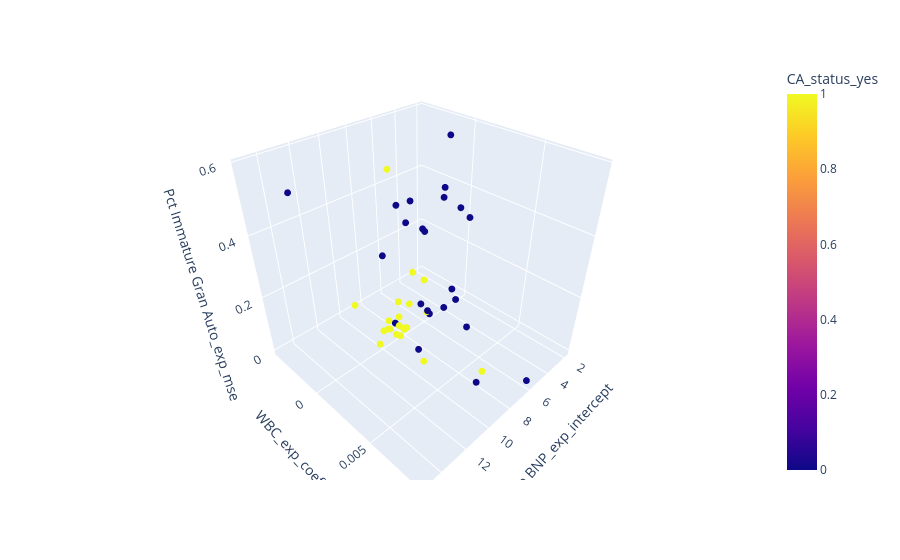

Notebook source saved alongside this figure:
### Markdown cell above
## 3D scatter

### Code cell
top3_features = X.columns[svm_set_ranks[selected_run].sorted_features.astype(int)[:3]].values
fig = px.scatter_3d(dataTable, x=top3_features[0], y=top3_features[1], z=top3_features[2],
          color=y_column_Classification)
fig.update_traces(marker_size = 4)
fig.show()

### Figure 1 — Plotly figure (JSON) as saved in the notebook; plotly's stock layout.template omitted (floating-point values rounded to 4 significant figures)
{"data": [{"hovertemplate": "NT Pro BNP_exp_intercept=%{x}<br>WBC_exp_coef=%{y}<br>Pct Immature Gran Auto_exp_mse=%{z}<br>CA_status_yes=%{marker.color}<extra></extra>", "legendgroup": "", "marker": {"color": [1, 1, 1, 1, 1, 1, 1, 1, 1, 1, 1, 1, 1, 1, 1, 1, 1, 1, 1, 1, 1, 0, 0, 0, 0, 0, 0, 0, 0, 0, 0, 0, 0, 0, 0, 0, 0, 0, 0, 0, 0, 0, 0, 0], "coloraxis": "coloraxis", "size": 4, "symbol": "circle"}, "mode": "markers", "name": "", "scene": "scene", "showlegend": false, "type": "scatter3d", "x": [6.246, 8.952, 5.996, 8.268, 9.097, 8.451, 6.775, 5.666, 8.795, 9.253, 8.463, 8.891, 10.09, 5.625, 8.067, 7.259, 9.513, 8.714, 9.234, 7.887, 6.955, 6.203, 8.342, 4.413, 3.219, 5.915, 4.078, 5.466, 2.902, 7.625, 15.06, 6.619, 8.609, 9.624, 3.301, 3.449, 5.309, 5.226, 6.463, 7.25, 1.963, 8.119, 6.348, 5.79], "y": [-0.00244, -0.0004046, -5.862e-05, -0.0002186, 0.0004037, 0.0005005, -0.00073, -0.003737, -0.0007261, -0.0006991, 0.0004083, -0.00422, -0.0001585, -0.0001598, -0.001489, -0.001304, 0.00778, 0.0003681, 0.003064, 0.0001066, -0.0001616, 0, -0.0005172, 0.0004069, 9.598e-05, -9.011e-05, -0.0001532, -1.368e-05, 0.0002356, -0.0008522, -0.0001789, 0.00429, 0.001983, -4.492e-06, 0.0006259, -0.0003154, 0.0009946, -0.00209, 0.0007371, -0.0004309, 0.0003661, 0.006474, -1.405e-05, 0.008552], "z": [0.006674, 0.02153, 0.1494, 0.02188, 0.02752, 0.03329, 0.05672, 0.4569, 0.008217, 0.01421, 0.03599, 0.01297, 0, 0.009229, 4.535e-05, 0, 0.1354, 0.01005, 0.006179, 0.0122, 0.1975, 0.3365, 0.02562, 0.01097, 0.05048, 0.3203, 0.3991, 0, 0.00162, 0.421, 0.588, 0.1003, 0, 0.3163, 0.3658, 0.5763, 0.4682, 0.3736, 0.06052, 0.3674, 0.3043, 1.233e-32, 0.0646, 3.081e-33]}], "layout": {"autosize": true, "coloraxis": {"colorbar": {"title": {"text": "CA_status_yes"}}, "colorscale": [[0, "#0d0887"], [0.1111, "#46039f"], [0.2222, "#7201a8"], [0.3333, "#9c179e"], [0.4444, "#bd3786"], [0.5556, "#d8576b"], [0.6667, "#ed7953"], [0.7778, "#fb9f3a"], [0.8889, "#fdca26"], [1, "#f0f921"]]}, "legend": {"tracegroupgap": 0}, "margin": {"t": 60}, "scene": {"aspectmode": "auto", "aspectratio": {"x": 1, "y": 1, "z": 1}, "domain": {"x": [0, 1], "y": [0, 1]}, "xaxis": {"title": {"text": "NT Pro BNP_exp_intercept"}, "type": "linear"}, "yaxis": {"title": {"text": "WBC_exp_coef"}, "type": "linear"}, "zaxis": {"title": {"text": "Pct Immature Gran Auto_exp_mse"}, "type": "linear"}}}}
